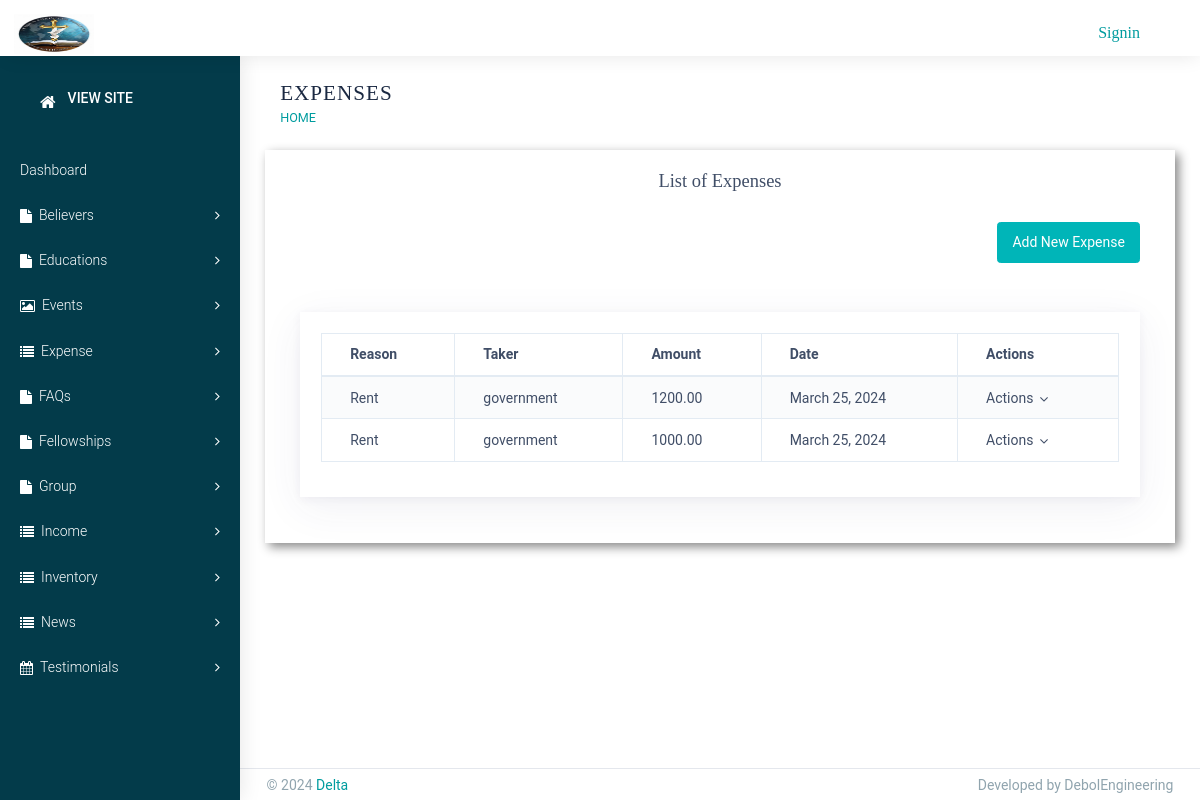
The app's page /staff/expense/ with its own data.
### staff/models.py (models this page shows)
class Expense(models.Model):
    reason = models.CharField(max_length=255)
    taker = models.CharField(max_length=100)
    amount = models.DecimalField(max_digits=10, decimal_places=2)
    date = models.DateField()

### staff/views.py (the view)
# urls.py: path('expense/', ExpenseList.as_view(), name='expense_list'),
class ExpenseList(ListView):
    model = Expense
    template_name = 'staff/Expenses/list_expense.html'
    context_object_name = 'expenses'

### Templates/staff/Expenses/list_expense.html (shortened to what this page needs)
{% extends 'staff/base.html' %}
{% load static %}
{% block title %}
Expenses
{% endblock %}
{% block content %}
<div class="site-main">
    <section class="ttm-row clearfix">
        <div class="container">
            <div class="row pt-60 res-991-pt-0">
                <div class="col-lg-12">
                    <div class="pr-40 res-991-pr-0 res-991-pb-30">
                        <h4 class="h4-md " style="margin-bottom: 30px ; text-align: center;">List of Expenses</h4>
                        <div class="row justify-content-end">
                            <div class="col-auto">
                                <a href="{% url 'staff:expense_add' %}" class="btn btn-primary mb-4">Add New
                                    Expense</a>
                            </div>
                        </div>
                        <div class="card">
                            <div class="card-body">
                                <div class="table-responsive">
                                    <table class="table table-striped table-bordered multi-ordering">
                                        <thead>
                                            <tr>
                                                <th>Reason</th>
                                                <th>Taker</th>
                                                <th>Amount</th>
                                                <th>Date</th>
                                                <th>Actions</th>
                                            </tr>
                                        </thead>
                                        <tbody>
                                            {% for expense in expenses %}
                                            <tr>
                                                <td>{{ expense.reason }}</td>
                                                <td>{{ expense.taker }}</td>
                                                <td>{{ expense.amount }}</td>
                                                <td>{{ expense.date }}</td>
                                                <td><span class="dropdown">
                                                    <a id="btnSearchDrop31" data-toggle="dropdown" aria-haspopup="true"
                                                        aria-expanded="true"
                                                        class="dropdown-toggle dropdown-menu-right">
                                                        Actions</a>
                                                </td>
                                            </tr>
                                            {% endfor %}
                                        </tbody>
                                    </table>
                                </div>
                            </div>
                        </div>
                    </div>
                </div>
            </div>
        </div>
    </section>
</div>
{% endblock %}

### records on screen
Expense: reason "Rent", taker "government", amount "1200.00", date "March 25, 2024"
Expense: reason "Rent", taker "government", amount "1000.00", date "March 25, 2024"
